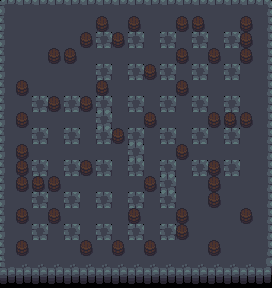

Tiled map render using the project's own tile images. Description and the whole map definition, tile-layer contents included, below:
An orthogonal 17x18 tile map with 16x16 px tiles, 3 tile layers (Solid, Ground, Object).

<map version="1.5" tiledversion="1.7.2" orientation="orthogonal" renderorder="right-down" width="17" height="18" tilewidth="16" tileheight="16" infinite="0" nextlayerid="5" nextobjectid="1">
 <tileset firstgid="1" name="dungeon_tiles_formatted_v2" tilewidth="16" tileheight="16" tilecount="299" columns="23">
  <image source="dungeon_tiles_formatted_v2.png" width="368" height="208" />
 </tileset>
 <layer id="1" name="Solid" width="17" height="18">
  <data encoding="csv">
1,2,2,2,2,2,2,2,2,2,2,2,2,2,2,2,5,
24,0,0,0,0,0,0,0,0,0,0,0,0,0,0,0,28,
24,0,0,0,0,0,219,0,219,0,219,0,219,0,219,0,28,
24,0,0,0,0,0,0,0,0,0,0,0,0,0,0,0,28,
24,0,0,0,0,0,219,0,219,0,219,0,219,0,219,0,28,
24,0,0,0,0,0,0,0,0,0,0,0,0,0,0,0,28,
24,0,219,0,219,0,219,0,219,0,219,0,219,0,219,0,28,
24,0,0,0,0,0,0,0,0,0,0,0,0,0,0,0,28,
24,0,219,0,219,0,219,0,219,0,219,0,219,0,219,0,28,
24,0,0,0,0,0,0,0,0,0,0,0,0,0,0,0,28,
24,0,219,0,219,0,219,0,219,0,219,0,219,0,219,0,28,
24,0,0,0,0,0,0,0,0,0,0,0,0,0,0,0,28,
24,0,219,0,219,0,219,0,219,0,219,0,0,0,0,0,28,
24,0,0,0,0,0,0,0,0,0,0,0,0,0,0,0,28,
24,0,219,0,219,0,219,0,219,0,219,0,0,0,0,0,28,
24,0,0,0,0,0,0,0,0,0,0,0,0,0,0,0,28,
93,96,96,96,96,96,96,96,96,96,96,96,96,96,96,96,97,
116,119,119,119,119,119,119,119,119,119,119,119,119,119,119,119,120
</data>
 </layer>
 <layer id="3" name="Ground" width="17" height="18">
  <data encoding="csv">
0,0,0,0,0,0,0,0,0,0,0,0,0,0,0,0,0,
0,49,49,49,49,49,49,49,49,49,49,49,49,49,49,49,0,
0,49,25,49,25,49,0,49,0,49,0,49,0,49,0,49,0,
0,49,49,49,49,49,49,49,49,49,49,49,49,49,49,49,0,
0,49,25,49,25,49,0,49,0,49,0,49,0,49,0,49,0,
0,49,49,49,49,49,49,49,49,49,49,49,49,49,49,49,0,
0,49,0,49,0,49,0,49,0,49,0,49,0,49,0,49,0,
0,49,49,49,49,49,101,49,49,49,49,49,49,49,49,49,0,
0,49,0,49,0,49,0,49,0,49,0,49,0,49,0,49,0,
0,49,49,49,49,49,49,49,101,49,49,49,49,49,49,49,0,
0,49,0,49,0,49,0,49,0,49,0,49,0,49,0,49,0,
0,49,49,49,49,49,49,49,49,49,101,49,49,49,49,49,0,
0,49,0,49,0,49,0,49,0,49,0,49,50,50,50,49,0,
0,49,49,49,49,49,49,49,49,49,49,49,49,49,49,49,0,
0,49,0,49,0,49,0,49,0,49,0,49,50,50,50,49,0,
0,49,49,49,49,49,49,49,49,49,49,49,49,49,49,49,0,
0,0,0,0,0,0,0,0,0,0,0,0,0,0,0,0,0,
0,0,0,0,0,0,0,0,0,0,0,0,0,0,0,0,0
</data>
 </layer>
 <layer id="2" name="Object" width="17" height="18">
  <data encoding="csv">
0,0,0,0,0,0,0,0,0,0,0,0,0,0,0,0,0,
0,0,0,0,0,0,262,0,262,0,0,262,262,0,0,262,0,
0,0,0,0,0,262,0,262,0,0,0,0,0,0,0,262,0,
0,0,0,262,262,0,0,0,0,0,0,262,0,262,0,262,0,
0,0,0,0,0,0,0,0,0,262,0,0,0,0,0,0,0,
0,262,0,0,0,0,262,0,0,0,0,262,0,0,0,0,0,
0,0,0,262,0,262,0,0,0,0,0,0,0,0,0,0,0,
0,262,0,0,0,0,0,0,0,262,0,0,0,262,262,262,0,
0,0,0,0,0,0,0,262,0,0,0,0,0,0,0,0,0,
0,262,0,0,0,0,0,0,0,0,0,262,0,0,0,0,0,
0,262,0,0,0,262,0,0,0,0,0,0,0,262,0,0,0,
0,262,262,262,0,0,0,0,0,262,0,0,0,262,0,0,0,
0,0,0,0,0,0,0,0,0,0,0,0,0,262,0,0,0,
0,262,0,262,0,0,0,0,262,0,0,262,0,0,0,262,0,
0,0,0,0,0,0,0,0,0,0,0,262,0,0,0,0,0,
0,262,0,0,0,262,0,262,0,262,0,0,0,262,0,0,0,
0,0,0,0,0,0,0,0,0,0,0,0,0,0,0,0,0,
0,0,0,0,0,0,0,0,0,0,0,0,0,0,0,0,0
</data>
 </layer>
</map>
